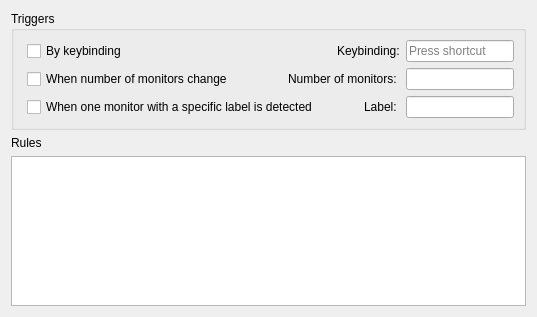
       <widget class="QWidget" name="tab_5">
        <attribute name="title">
         <string>Configuration 5</string>
        </attribute>
        <layout class="QVBoxLayout" name="verticalLayout_18">
         <item>
          <layout class="QVBoxLayout" name="verticalLayout_11">
           <property name="sizeConstraint">
            <enum>QLayout::SetDefaultConstraint</enum>
           </property>
           <item>
            <widget class="QGroupBox" name="groupBox_5">
             <property name="title">
              <string>Triggers</string>
             </property>
             <layout class="QVBoxLayout" name="verticalLayout_12">
              <item>
               <layout class="QHBoxLayout" name="horizontalLayout_20">
                <property name="leftMargin">
                 <number>4</number>
                </property>
                <item>
                 <widget class="QCheckBox" name="kcfg_conf5_trigger_keybinding">
                  <property name="enabled">
                   <bool>true</bool>
                  </property>
                  <property name="text">
                   <string>By keybinding</string>
                  </property>
                 </widget>
                </item>
                <item>
                 <spacer name="horizontalSpacer_17">
                  <property name="orientation">
                   <enum>Qt::Horizontal</enum>
                  </property>
                  <property name="sizeHint" stdset="0">
                   <size>
                    <width>40</width>
                    <height>20</height>
                   </size>
                  </property>
                 </spacer>
                </item>
                <item>
                 <widget class="QLabel" name="label_27">
                  <property name="text">
                   <string>Keybinding:</string>
                  </property>
                 </widget>
                </item>
                <item>
                 <widget class="QKeySequenceEdit" name="kcfg_conf5_keybinding">
                  <property name="sizePolicy">
                   <sizepolicy hsizetype="Fixed" vsizetype="Fixed">
                    <horstretch>0</horstretch>
                    <verstretch>0</verstretch>
                   </sizepolicy>
                  </property>
                 </widget>
                </item>
               </layout>
              </item>
              <item>
               <layout class="QHBoxLayout" name="horizontalLayout_21">
                <property name="leftMargin">
                 <number>4</number>
                </property>
                <item>
                 <widget class="QCheckBox" name="kcfg_conf5_trigger_nmonitors">
                  <property name="enabled">
                   <bool>true</bool>
                  </property>
                  <property name="text">
                   <string>When number of monitors change</string>
                  </property>
                 </widget>
                </item>
                <item>
                 <spacer name="horizontalSpacer_18">
                  <property name="orientation">
                   <enum>Qt::Horizontal</enum>
                  </property>
                  <property name="sizeHint" stdset="0">
                   <size>
                    <width>40</width>
                    <height>20</height>
                   </size>
                  </property>
                 </spacer>
                </item>
                <item>
                 <widget class="QLabel" name="label_28">
                  <property name="text">
                   <string>Number of monitors: </string>
                  </property>
                  <property name="alignment">
                   <set>Qt::AlignRight|Qt::AlignTrailing|Qt::AlignVCenter</set>
                  </property>
                 </widget>
                </item>
                <item>
                 <widget class="QLineEdit" name="kcfg_conf5_nmonitors">
                  <property name="sizePolicy">
                   <sizepolicy hsizetype="Fixed" vsizetype="Fixed">
                    <horstretch>0</horstretch>
                    <verstretch>0</verstretch>
                   </sizepolicy>
                  </property>
                  <property name="inputMask">
                   <string>9</string>
                  </property>
                 </widget>
                </item>
               </layout>
              </item>
              <item>
               <layout class="QHBoxLayout" name="horizontalLayout_22">
                <property name="leftMargin">
                 <number>4</number>
                </property>
                <item>
                 <widget class="QCheckBox" name="kcfg_conf5_trigger_monitor_name">
                  <property name="enabled">
                   <bool>true</bool>
                  </property>
                  <property name="text">
                   <string>When one monitor with a specific label is detected</string>
                  </property>
                 </widget>
                </item>
                <item>
                 <spacer name="horizontalSpacer_19">
                  <property name="orientation">
                   <enum>Qt::Horizontal</enum>
                  </property>
                  <property name="sizeHint" stdset="0">
                   <size>
                    <width>40</width>
                    <height>20</height>
                   </size>
                  </property>
                 </spacer>
                </item>
                <item>
                 <widget class="QLabel" name="label_29">
                  <property name="sizePolicy">
                   <sizepolicy hsizetype="Fixed" vsizetype="Preferred">
                    <horstretch>0</horstretch>
                    <verstretch>0</verstretch>
                   </sizepolicy>
                  </property>
                  <property name="text">
                   <string>Label: </string>
                  </property>
                 </widget>
                </item>
                <item>
                 <widget class="QLineEdit" name="kcfg_conf5_monitor_name">
                  <property name="sizePolicy">
                   <sizepolicy hsizetype="Fixed" vsizetype="Fixed">
                    <horstretch>0</horstretch>
                    <verstretch>0</verstretch>
                   </sizepolicy>
                  </property>
                 </widget>
                </item>
               </layout>
              </item>
             </layout>
            </widget>
           </item>
           <item>
            <widget class="QLabel" name="label_30">
             <property name="text">
              <string>Rules</string>
             </property>
            </widget>
           </item>
           <item>
            <widget class="QPlainTextEdit" name="kcfg_conf5_rules">
             <property name="sizePolicy">
              <sizepolicy hsizetype="Expanding" vsizetype="Fixed">
               <horstretch>0</horstretch>
               <verstretch>10</verstretch>
              </sizepolicy>
             </property>
             <property name="maximumSize">
              <size>
               <width>16777215</width>
               <height>150</height>
              </size>
             </property>
            </widget>
           </item>
          </layout>
         </item>
        </layout>
       </widget>
